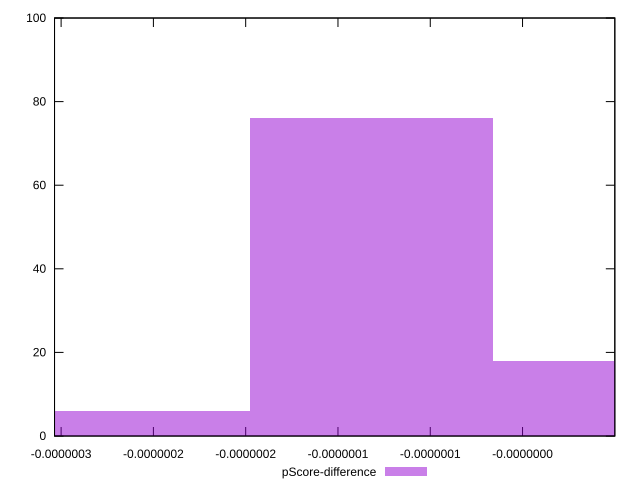

Write gnuplot code to recreate this figure.
reset

$pScoreDifference <<EOF
-1.3189733951221945e-7 76
0 18
-2.637946790244389e-7 6
EOF

set key outside below
set boxwidth 1.3189733951221945e-7
set xrange [-3.0356510205553633e-7:-6.433076293888007e-12]
set yrange [0:100]
set trange [0:100]
set style fill transparent solid 0.5 noborder
set terminal svg size 640, 490 enhanced background rgb 'white'
set output "reports/report_00031_2021-02-24T23-18-18.084Z/bootup-time/samples/agenda/pScore-difference/histogram.svg"

plot $pScoreDifference title "pScore-difference" with boxes

reset
